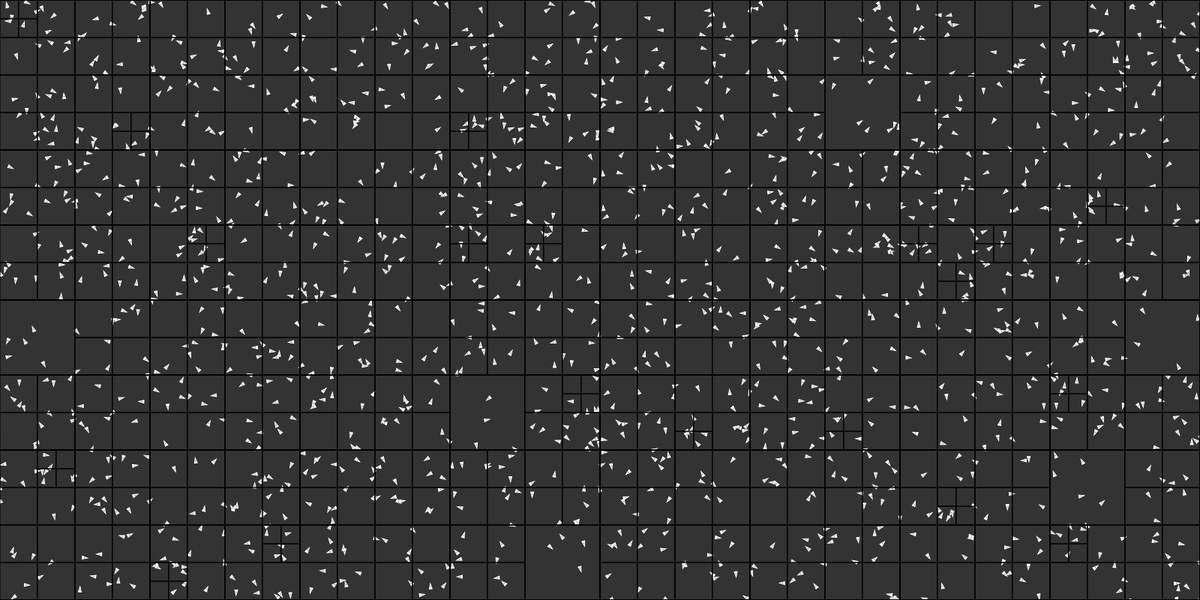
Frame 1 (no input)
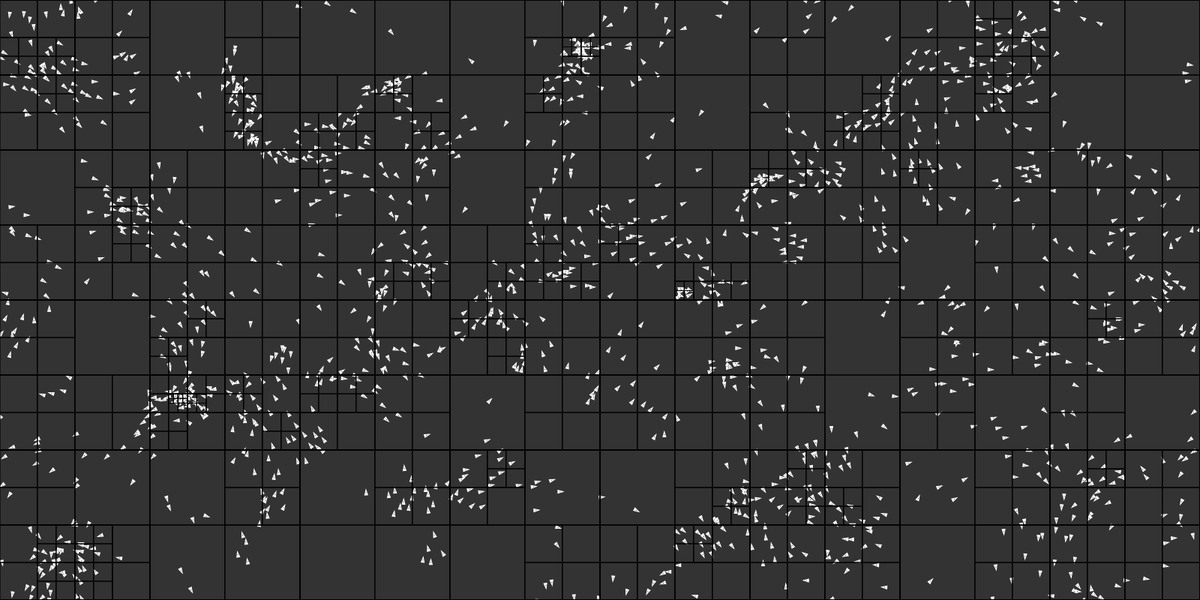
Frame 60 (no input)
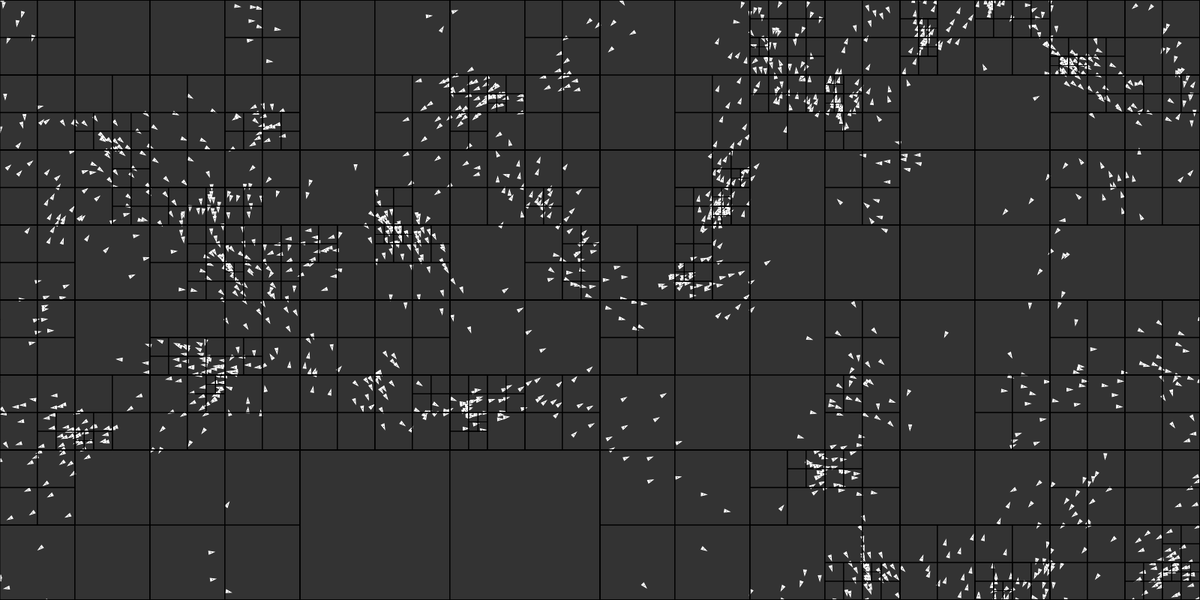
Frame 120 (the mouse pressed at the canvas centre since frame 60)

The p5.js sketch that drew these frames (run headless with seeded random() and noise() and a simulated clock; from frame 60 on, the mouse is pressed at the canvas centre):

// p5.js sketch
// ── sketch.js
let quadTree;
let boids = [];

// Debuggin vars
let qt = true;
let checkbox;
let framerate;

function setup() {
    createCanvas(1600, 800);
    for (let i = 0; i < 1500; i++) {
        boids.push(new Boid());
    }

    checkbox = createCheckbox('Quadtree', true);
    checkbox.changed(toggleQuad);
    framerate = createP('Framerate: 0/s');
}

function toggleQuad() {
    if (this.checked()) {
        qt = true;
    } else {
        qt = false;
    }
}

function draw() {
    background(51);
    if (qt) {
        withQuadTree();
    } else {
        withoutQuadTree();
    }
    if (frameCount % 10 == 0) {
        fps = round(frameRate(), 2);
        framerate.html(`Framerate: ${fps}/s`)
    }
}

function withQuadTree() {
    // QuadTree setup
    let center = new Point(width/2, height/2);
    let rectangle = new Rectangle(center, width/2);
    quadTree = new QuadTree(rectangle, 4);
    
    // Insert all of the boids into the quadtree
    for (const boid of boids) {
        boid.update();
        stroke(255);
        fill(255);
        boid.render();
        boid.edges();
        
        // attach boid info to the point
        let point = new Point(boid.position.x, boid.position.y, boid);
        quadTree.insert(point);
    }
    stroke(0);
    noFill();
    quadTree.show();

    // Query QuadTree with range of each boid
    for (const boid of boids) {
        let point = new Point(boid.position.x, boid.position.y);
        let range = new Circle(point, boid.perceptionRadius);

        //noFill();
        //stroke(0, 255, 0);
        //ellipse(range.center.x, range.center.y, range.r);

        let points = quadTree.query(range);
        boid.behavioursNew(points);
    }
}

function withoutQuadTree() {
    for (const boid of boids) {
        boid.behaviours(boids); 

        boid.update();
        boid.edges();
        stroke(255);
        fill(255);
        boid.render();
    }
}
// ── Boid.js
class Boid {
  constructor() {
    this.position = createVector(random(width), random(height));
    this.velocity = createVector();
    this.acceleration = p5.Vector.random2D().mult(4);

    this.maxSpeed = 4;
    this.minSpeed = 3;
    this.maxSteering = 0.1;

    this.radius = 2;
    this.perceptionRadius = this.radius * 20;
    this.seperationRadius = this.radius * 10;
  }

  applyForce(force) {
    this.acceleration.add(force);
  }

  // Make sure the boid is atleast going minSpeed
  min() {
    const speed = this.velocity.mag();
    if (speed < this.minSpeed) {
      this.velocity.setMag(this.minSpeed);
    }
  }

  update() {
    this.velocity.add(this.acceleration);
    //this.min();
    this.velocity.limit(this.maxSpeed);
    this.position.add(this.velocity);
    this.acceleration.mult(0);
  }

  behavioursNew(points) {
    // get boids from userData in points
    let neighbors = [];
    for (const point of points) {
      let other = point.userData;
      if (other != this && this.inRange(other)) {
        neighbors.push(other);
      }
    }
    let count = neighbors.length;
    this.alignment(neighbors, count);
    this.seperation(neighbors, count);
    this.cohesion(neighbors, count);
  }

  behaviours(boids) {
    let neighbors = [];
    let count = 0;
    for (const other of boids) {
      if (other != this && this.inRange(other)) {
        neighbors.push(other);
        count++;
      }
    }
    this.alignment(neighbors, count);
    this.seperation(neighbors, count);
    this.cohesion(neighbors, count);
  }

  alignment(boids, count) {
    let desired = createVector();
    for (const other of boids) {
        desired.add(other.velocity);
    }
    if (count > 0) {
      desired.div(count);
      desired.setMag(this.maxSpeed);
      desired.sub(this.velocity);
      desired.limit(this.maxSteering);
    }
    this.applyForce(desired);
  }

  seperation(boids, count) {
    let desired = createVector();
    for (const other of boids) {
      let diff = p5.Vector.sub(this.position, other.position);
      let distance = p5.Vector.dist(this.position, other.position);
      diff.div(distance);

      desired.add(diff);
    }
    if (count > 0) {
      desired.div(count);
      desired.setMag(this.maxSpeed);
      desired.sub(this.velocity);
      desired.limit(this.maxSteering);

      this.applyForce(desired);
    }
  }

  cohesion(boids, count) {
    let average = createVector();
    for (const other of boids) {
        average.add(other.position);
    }
    if (count > 0) {
      average.div(count);
      
      let desired = p5.Vector.sub(average, this.position);
      desired.setMag(this.maxSpeed);
      desired.sub(this.velocity);
      desired.limit(this.maxSteering);

      this.applyForce(desired);
    }
  }

  inRange(other) {
    return p5.Vector.dist(this.position, other.position) < this.perceptionRadius;
  }

  render() {
    //ellipse(this.position.x, this.position.y, this.radius * 2);
    push();
    translate(this.position.x, this.position.y);
    rotate(this.velocity.heading() + PI/2);
    beginShape();
    vertex(0, this.radius * -2);
    vertex(this.radius * -1, this.radius * 1.5);
    vertex(this.radius * 1, this.radius * 1.5);
    endShape(CLOSE);

    //noFill();
    //ellipse(0, 0, this.perceptionRadius);
    //ellipse(0, 0, this.seperationRadius);
    pop();
  }

  edges() {
    const pos = this.position;
    const r = this.radius;

    if (pos.x < 0) this.position.x = width;
    if (pos.x > width) this.position.x = 0;
    if (pos.y < 0) this.position.y = height;
    if (pos.y > height) this.position.y = 0;
  }
}
// ── quadTree.js
class Point {
    constructor(x, y, userData) {
        this.x = x;
        this.y = y;
        this.userData = userData;
    }

    dist(other) {
        return Math.sqrt(Math.pow(this.x - other.x, 2) + Math.pow(this.y - other.y, 2));
    }
}

class Rectangle {
    constructor(center, dimension) {
        this.center = center;
        this.dimension = dimension;
    }

    contains(point) {
        return (point.x >= this.center.x - this.dimension &&
        point.x <= this.center.x + this.dimension &&
        point.y >= this.center.y - this.dimension &&
        point.y <= this.center.y + this.dimension);
    }
    

    intersects(range) {
        return !(range.x - range.w > this.center.x + this.dimension ||
        range.x + range.w < this.center.x - this.dimension ||
        range.y - range.h > this.center.y + this.dimension ||
        range.y + range.h < this.center.y - this.dimension);
    }
}

class Circle {
    constructor(center, r) {
        this.center = center;
        this.r = r;
    }

    contains(point) {
        let d = this.center.dist(point);
        return d < this.r;
    }
    
    intersects(rect) {
        let xDist = abs(this.center.x - rect.center.x);
        let yDist = abs(this.center.y - rect.center.y);

        if (xDist > (rect.dimension + this.r)) { return false; }
        if (yDist > (rect.dimension + this.r)) { return false; }

        if (xDist <= (rect.dimension)) { return true; } 
        if (yDist <= (rect.dimension)) { return true; }

        let cornerDistance_sq = (Math.pow(xDist - rect.dimension, 2) + Math.pow(yDist - rect.dimension, 2));

        return (cornerDistance_sq <= Math.pow(this.r, 2));
    }
}

class QuadTree {
    constructor(boundary, capacity) {
        this.boundary = boundary;
        this.capacity = capacity;
        this.points = [];
        this.divided = false;
        this.children = [];
    }

    insert(point) {
        if (!this.boundary.contains(point)) {
            return false;
        }

        if (this.points.length < this.capacity && this.divided == false) {
            this.points.push(point);
            return true;
        }

        if (!this.divided) {
            this.subdivide();
        }

        if (this.children[0].insert(point)) {
            return true;
        }
        if (this.children[1].insert(point)) {
            return true;
        }
        if (this.children[2].insert(point)) {
            return true;
        }
        if (this.children[3].insert(point)) {
            return true;
        }

        return false;
    }

    query(range, pointsInRange) {
        if (!pointsInRange) {
            pointsInRange = []
        }

        if (!range.intersects(this.boundary)) {
            return pointsInRange;
        } 

        for (let point of this.points) {
            if (range.contains(point)) {
                pointsInRange.push(point);      
            }
        }

        if (!this.divided) {
            return pointsInRange;
        }

        this.children[0].query(range, pointsInRange);
        this.children[1].query(range, pointsInRange);
        this.children[2].query(range, pointsInRange);
        this.children[3].query(range, pointsInRange);

        return pointsInRange;
    }

    subdivide() {
        let center = this.boundary.center;
        let dimension = this.boundary.dimension;

        //northWest
        let centerNW = new Point(center.x - dimension/2, center.y - dimension/2);
        this.children.push(new QuadTree(new Rectangle(centerNW, dimension/2), this.capacity)); 

        //northWest
        let centerNE = new Point(center.x + dimension/2, center.y - dimension/2);
        this.children.push(new QuadTree(new Rectangle(centerNE, dimension/2), this.capacity)); 
        
        //northWest
        let centerSW = new Point(center.x - dimension/2, center.y + dimension/2);
        this.children.push(new QuadTree(new Rectangle(centerSW, dimension/2), this.capacity)); 

        //northWest
        let centerSE = new Point(center.x + dimension/2, center.y + dimension/2);
        this.children.push(new QuadTree(new Rectangle(centerSE, dimension/2), this.capacity)); 

        this.divided = true;
    }

    show() {
        rectMode(CENTER);
        rect(this.boundary.center.x, this.boundary.center.y, this.boundary.dimension * 2, this.boundary.dimension * 2);
        for (let p of this.points) {
            point(p.x, p.y);
        }
        
        if (this.divided) {
            for (let quadTree of this.children) {
                quadTree.show();
            }
        }
    }
}
